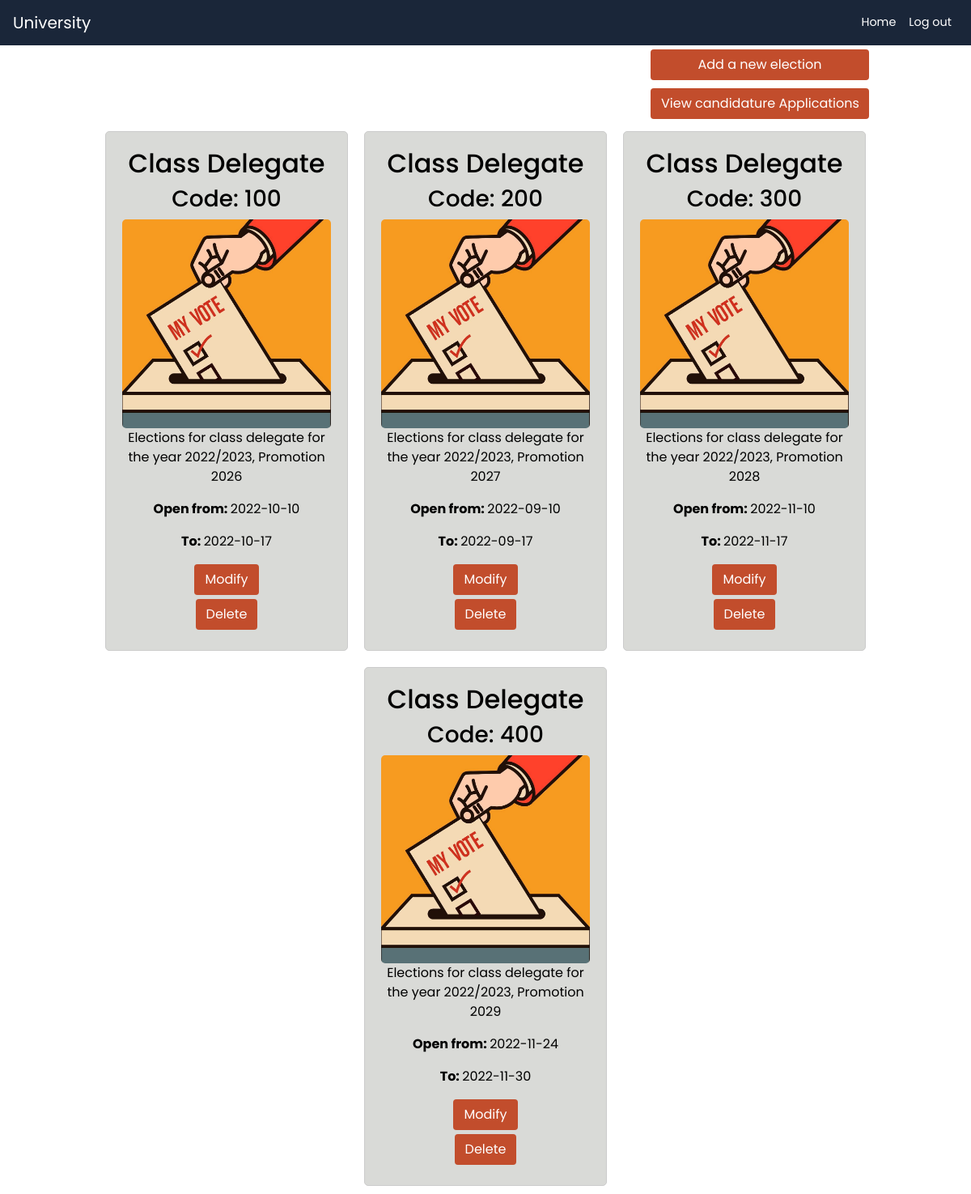
Before: /php/DashboardAdmin.php with the older database file.
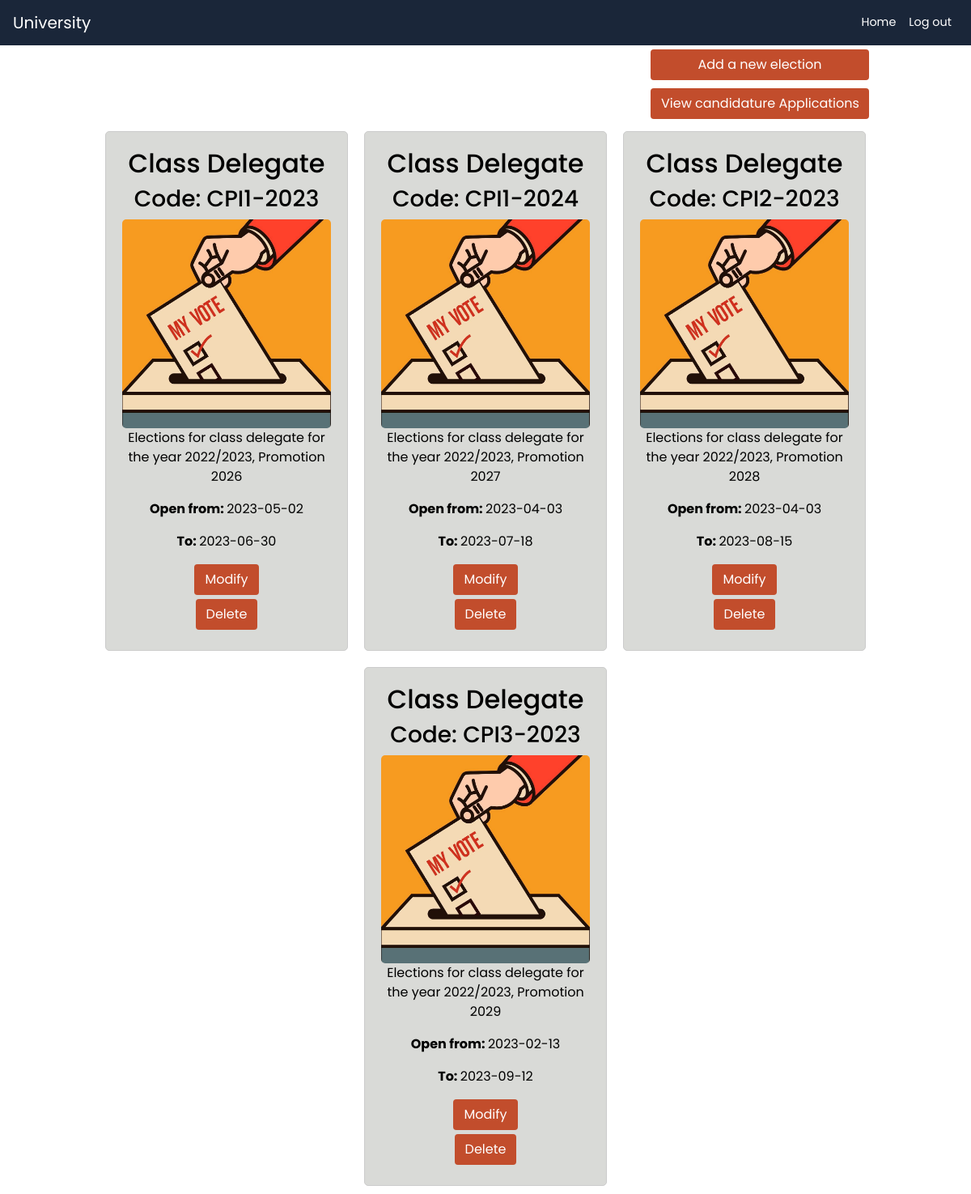
After: the same page with the newer database file.
### tables this page shows
CREATE TABLE Elections (
    election_id VARCHAR(30) NOT NULL PRIMARY KEY,
    title VARCHAR(255) NOT NULL,
    description VARCHAR(255) NOT NULL,
    start_date DATE NOT NULL,
    end_date DATE NOT NULL,
    CHECK (TIMESTAMPDIFF(DAY, start_date, end_date) >= 0)
);

### php/DashboardAdmin.php (the view, shortened to what this page needs)
<!DOCTYPE html>
<html lang="en">
<head>
    <link rel="stylesheet" href="https://cdn.jsdelivr.net/npm/bootstrap@4.0.0/dist/css/bootstrap.min.css"
>
    <link rel="stylesheet" href="/css/homepage.css">
    <link rel="stylesheet" href="/css/navbar.css">
</head>
<body>
    <div class="page-container">
        <nav class="navbar navbar-expand-lg navbar-light">
            <a class="navbar-brand text-white" href="DashboardAdmin.php">University</a>
            <div class="collapse navbar-collapse" id="navbarSupportedContent">
                <ul class="navbar-nav ml-auto">
                    <li class="nav-item active">
                        <a class="nav-link text-white" href="DashboardAdmin.php">Home</a>
                    </li>
                    <li class="nav-item">
                        <a class="nav-link text-white" href="logOut.php">Log out</a>
                    </li>
                </ul>
            </div>
        </nav>
        <main class="main">
            <form method="POST" action="addElection.php">
                <button type="submit" name="add" class="btn" id="admin_btn">Add a new election</button>
            </form>
            <form method="POST" action="awaiting_candidates.php">
                <button type="submit" name="view_cand" class="btn" id="admin_btn">View candidature Applications</button>
            </form>
            <div class="big-card-container">
                <div class="card-container">
                    <?php
                    $ConnectingDB = $GLOBALS['connexion'];
                    $election = $ConnectingDB->query("SELECT * FROM elections");
                    while ($e = $election->fetch(PDO::FETCH_ASSOC)) { ?>
                        <div class="card">
                            <h2>
                                <?php echo $e['title']; ?>
                            </h2>
                            <h3>Code:
                                <?php echo $e["election_id"]; ?>
                            </h3>
                            <img src="../images/vote.jpg" alt="Vote">
                            <p>
                                <?php echo $e['description']; ?>
                            </p>
                            <p><b>Open from: </b>
                                <?php echo $e['start_date']; ?>
                            </p>
                            <p><b>To: </b>
                                <?php echo $e['end_date']; ?>
                            </p>
                            <form method="POST" action="modifyElection.php">
                                <button type="submit" name="modify" class="btn">Modify</button>
                            </form>
                            <form method="post" action="deleteElection.php">
                                <button type="submit" id="delete" name="delete" class="btn">Delete</button>
                            </form>
                        </div>
                    <?php } ?>
                </div>
            </div>
        </main>
    </div>
</body>
</html>

### css/homepage.css (style rules this page uses)
body { font-family: 'Poppins', sans-serif; font-size: 0.9rem; font-weight: 400; background-color: white; }
nav { background-color: #1a2639; }
.card-container { display: flex; flex-wrap: wrap; justify-content: center; }
.card { width: 25%; padding: 20px; box-sizing: border-box; margin: 10px; border: 1px solid #ccc; border-radius: 5px; text-align: center; background-color: #d9dad7; color: black; }
.card img { width: 100%; height: auto; border-radius: 5px; }
.card h2 { margin-top: 0; }
.card p { font-size: 16px; line-height: 1.5; }
.main { width: 100%; }
button { background-color: #c24d2c; color: white; margin-bottom: 5px; }
#admin_btn { width: 270px; margin-top: 5px; position: relative; left: 67%; }

Changed rows visible on the page:
removed elections: title "Class Delegate", election_id "100", description "Elections for class delegate for the year 2022/2023, Promotion 2026", start_date "2022-10-10", end_date "2022-10-17"
removed elections: title "Class Delegate", election_id "200", description "Elections for class delegate for the year 2022/2023, Promotion 2027", start_date "2022-09-10", end_date "2022-09-17"
removed elections: title "Class Delegate", election_id "300", description "Elections for class delegate for the year 2022/2023, Promotion 2028", start_date "2022-11-10", end_date "2022-11-17"
removed elections: title "Class Delegate", election_id "400", description "Elections for class delegate for the year 2022/2023, Promotion 2029", start_date "2022-11-24", end_date "2022-11-30"
added elections: title "Class Delegate", election_id "CPI1-2023", description "Elections for class delegate for the year 2022/2023, Promotion 2026", start_date "2023-05-02", end_date "2023-06-30"
added elections: title "Class Delegate", election_id "CPI1-2024", description "Elections for class delegate for the year 2022/2023, Promotion 2027", start_date "2023-04-03", end_date "2023-07-18"
added elections: title "Class Delegate", election_id "CPI2-2023", description "Elections for class delegate for the year 2022/2023, Promotion 2028", start_date "2023-04-03", end_date "2023-08-15"
added elections: title "Class Delegate", election_id "CPI3-2023", description "Elections for class delegate for the year 2022/2023, Promotion 2029", start_date "2023-02-13", end_date "2023-09-12"
